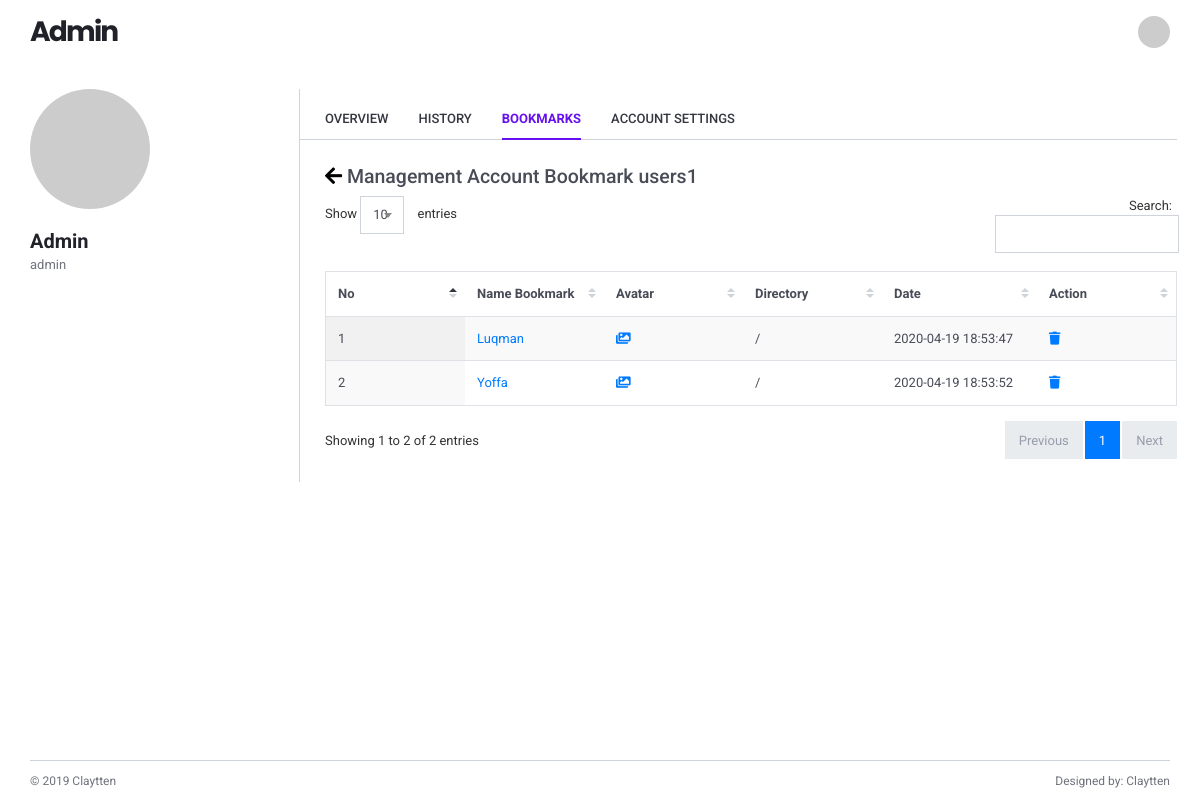
The app's page /pages/admin/detail_bookmark.php?id=7 (signed in) with its own data.
### tables this page shows
CREATE TABLE `users` (
  `id` int(11) NOT NULL AUTO_INCREMENT,
  `name` varchar(255) NOT NULL,
  `username` varchar(255) NOT NULL,
  `password` varchar(255) NOT NULL,
  `roles` varchar(255) NOT NULL,
  `status` int(11) NOT NULL,
  PRIMARY KEY (`id`)
);

CREATE TABLE `bookmarks` (
  `id` int(11) NOT NULL AUTO_INCREMENT,
  `id_user` int(11) NOT NULL,
  `name_github` varchar(255) NOT NULL,
  `avatar` varchar(255) NOT NULL,
  `url` varchar(255) NOT NULL,
  `id_directory` int(11) NOT NULL,
  `date` timestamp NOT NULL DEFAULT CURRENT_TIMESTAMP,
  `status` int(11) NOT NULL,
  `star` int(11) NOT NULL,
  PRIMARY KEY (`id`),
  KEY `id_user` (`id_user`),
  KEY `id_directory` (`id_directory`),
  CONSTRAINT `bookmarks_ibfk_1` FOREIGN KEY (`id_user`) REFERENCES `users` (`id`) ON DELETE CASCADE ON UPDATE CASCADE,
  CONSTRAINT `bookmarks_ibfk_2` FOREIGN KEY (`id_directory`) REFERENCES `directories` (`id`) ON DELETE CASCADE ON UPDATE CASCADE
);

### pages/admin/detail_bookmark.php (the view, shortened to what this page needs)
<?php
include "../../action/koneksi.php";
$id_user = $_SESSION['id_user'];
$query = "SELECT * from users WHERE id='$id_user';";
$result = mysqli_query($connect, $query) or die(mysqli_error($connect));
while ($row = mysqli_fetch_array($result))
{
  $name = $row['name'];
  $roles = $row['roles'];
}
$getIdUser = $_GET['id'];
$query1 = "SELECT * FROM users WHERE id='$getIdUser';";
$result1 = mysqli_query($connect, $query1) or die(mysqli_error($connect));
while ($row1 = mysqli_fetch_array($result1))
{
  $getNameUser = $row1['name'];
}
?>
<!DOCTYPE html>
<html lang="en">
  <head>
    <link href="../../lib/fontawesome-free/css/all.min.css" rel="stylesheet">
    <link href="../../lib/ionicons/css/ionicons.min.css" rel="stylesheet">
    <link href="../../lib/typicons.font/typicons.css" rel="stylesheet">
    <link href="../../lib/datatables.net-dt/css/jquery.dataTables.min.css" rel="stylesheet">
    <link href="../../lib/datatables.net-responsive-dt/css/responsive.dataTables.min.css" rel="stylesheet">
    <link href="../../lib/select2/css/select2.min.css" rel="stylesheet">
    <link rel="stylesheet" href="../../assets/css/user.css">
  </head>
  <body class="az-body">
    <?php include"../../layouts/admin/header.php"; ?>
    <div class="az-content az-content-profile">
      <div class="container mn-ht-100p">
        <div class="az-content-left az-content-left-profile">
          <div class="az-profile-overview">
            <div class="az-img-user">
              <img src="https://via.placeholder.com/500x500" alt="">
            </div>
            <div class="d-flex justify-content-between mg-b-20">
              <div>
                <h5 class="az-profile-name"><?php echo $name?></h5>
                <p class="az-profile-name-text"><?php echo $roles?></p>
              </div>
            </div>
          </div>
        </div>
        <div class="az-content-body az-content-body-profile">
          <nav class="nav az-nav-line">
            <a href="./index.php" class="nav-link " >Overview</a>
            <a href="./history.php" class="nav-link " >History</a>
            <a href="./bookmarks.php" class="nav-link active" >Bookmarks</a>
            <a href="./account_settings.php" class="nav-link" >Account Settings</a>
          </nav>
          <div class="az-profile-body">
            <h4>
            <a href="./bookmarks.php" style="color:black"><i class="fas fa-arrow-left"></i></a>
            Management Account Bookmark <?php echo $getNameUser ?>
            </h4>
            <table id="datatable1" class="display responsive nowrap">
            <thead>
                <tr>
                  <th class="wd-15p">No</th>
                  <th class="wd-15p">Name Bookmark</th>
                  <th class="wd-15p">Avatar</th>
                  <th class="wd-15p">Directory</th>
                  <th class="wd-15p">Date</th>
                  <th class="wd-15p">Action</th>
                </tr>
              </thead>
              <tbody>
              <?php
              $query = "SELECT * FROM bookmarks WHERE id_user='$getIdUser'";
              $result = mysqli_query($connect, $query);
              $no = 1;
              while ($row = mysqli_fetch_array($result)) {
              ?>
                <tr>
                  <td><?php echo $no?></td>
                  <td>
                      <a href="<?php echo $row['url']?>" target="_blank">
                        <?php echo $row['name_github']?>
                      </a>
                  </td>
                  <td>
                      <a href="<?php echo $row['avatar']?>" target="_blank">
                        <i class="fas fa-images"></i>
                      </a>
                  </td>
                  <td>/</td>
                  <td><?php echo $row['date']?></td>
                  <td>
                      <a href="../../action/admin/delete_bookmark.php?id=<?php echo $row['id']?>&id_user=<?php echo $getIdUser ?>">
                        <i class="fas fa-trash"></i>
                      </a>
                  </td>
                </tr>
              <?php
              $no++;
              }
              ?>
              </tbody>
            </table>
            <div class="row mg-b-20">
              <div class="col-md-7 col-xl-8">
              </div>
            </div>
          </div>
        </div>
      </div>
    </div>
    <?php include"../../layouts/admin/footer.php"?>
  </body>
</html>

### records on screen
users: name "Admin", roles "admin"
users: name "users1"
bookmarks: name_github "Luqman", date "2020-04-19 18:53:47"
bookmarks: name_github "Yoffa", date "2020-04-19 18:53:52"

### other values on screen
$_SESSION['name'] "Admin"
